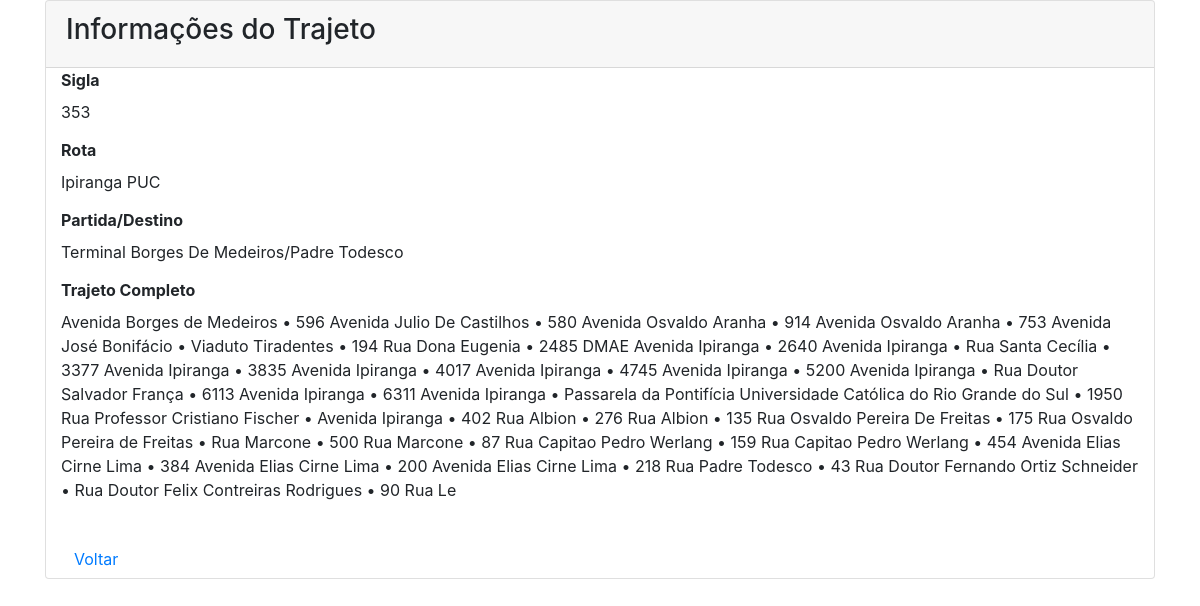
Screenshot of /read.php?id=2 with the database file from the repository.
### tables this page shows
CREATE TABLE trajetos (
     id MEDIUMINT NOT NULL AUTO_INCREMENT,
     sigla VARCHAR(10) NOT NULL,
	 rota VARCHAR(100) NOT NULL,
	 partida_destino VARCHAR(100) NOT NULL,
	 trajeto_completo VARCHAR(1000) NOT NULL,
     PRIMARY KEY (id)
);

### read.php (the view, shortened to what this page needs)
<?php
    $id = null;
    if(!empty($_GET['id']))
    {
        $id = $_REQUEST['id'];
    }
    if(null==$id)
    {
        header("Location: site.php");
    }
    else
    {
       $pdo = Banco::conectar();
       $pdo->setAttribute(PDO::ATTR_ERRMODE, PDO::ERRMODE_EXCEPTION);
       $sql = "SELECT * FROM trajetos where id = ?";
       $q = $pdo->prepare($sql);
       $q->execute(array($id));
       $data = $q->fetch(PDO::FETCH_ASSOC);
    }
?>
    <!DOCTYPE html>
    <html lang="pt-br">
    <head>
        <link rel="stylesheet" href="assets/css/bootstrap.min.css">
    </head>
    <body>
        <div class="container">
            <div class="span10 offset1">
                  <div class="card">
    								<div class="card-header">
                    <h3 class="well">Informações do Trajeto</h3>
                </div>
                <div class="container">
                <div class="form-horizontal">
                  <div class="control-group">
                      <label class="control-label"><b>Sigla</b></label>
                      <div class="controls">
                          <label class="carousel-inner">
                              <?php echo $data['sigla'];?>
                          </label>
                      </div>
                  </div>
                    <div class="control-group">
                        <label class="control-label"><b>Rota</b></label>
                        <div class="controls">
                            <label class="carousel-inner">
                                <?php echo $data['rota'];?>
                            </label>
                        </div>
                    </div>
                    <div class="control-group">
                        <label class="control-label"><b>Partida/Destino</b></label>
                        <div class="controls">
                            <label class="carousel-inner">
                                <?php echo $data['partida_destino'];?>
                            </label>
                        </div>
                    </div>
                    <div class="control-group">
                        <label class="control-label"><b>Trajeto Completo</b></label>
                        <div class="controls">
                            <label class="carousel-inner">
                                <?php echo $data['trajeto_completo'];?>
                            </label>
                        </div>
                    </div>
                    <br/>
                    <div class="form-actions">
                        <a href="site.php" type="btn" class="btn btn-default">Voltar</a>
                    </div>
                  </div>
                  </div>
                </div>
            </div>
        </div>
    </body>
    </html>

### rows the page displays
trajetos: sigla "353", rota "Ipiranga PUC", partida_destino "Terminal Borges De Medeiros/Padre Todesco", trajeto_completo "Avenida Borges de Medeiros • 596 Avenida Julio De Castilhos • 580 Avenida Osvaldo Aranha • 914 Avenida Osvaldo Aranha • 753 Avenida José Bonifácio • Viaduto Tiradentes • 194 Rua Dona Eugenia • 2485 DMAE Avenida Ipiranga • 2640 Avenida Ipiranga • Rua Santa Cecília • 3377 Avenida Ipiranga • 3835 Avenida Ipiranga • 4017 Avenida Ipiranga • 4745 Avenida Ipiranga • 5200 Avenida Ipiranga • Rua Doutor Salvador França • 6113 Avenida Ipiranga • 6311 Avenida Ipiranga • Passarela da Pontifícia Universidade Católica do Rio Grande do Sul • 1950 Rua Professor Cristiano Fischer • Avenida Ipiranga • 402 Rua Albion • 276 Rua Albion • 135 Rua Osvaldo Pereira De Freitas • 175 Rua Osvaldo Pereira de Freitas •…"
